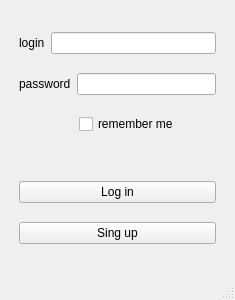
<?xml version="1.0" encoding="UTF-8"?>
<ui version="4.0">
 <class>MainWindow</class>
 <widget class="QMainWindow" name="MainWindow">
  <property name="geometry">
   <rect>
    <x>0</x>
    <y>0</y>
    <width>235</width>
    <height>300</height>
   </rect>
  </property>
  <property name="minimumSize">
   <size>
    <width>200</width>
    <height>220</height>
   </size>
  </property>
  <property name="maximumSize">
   <size>
    <width>300</width>
    <height>300</height>
   </size>
  </property>
  <property name="windowTitle">
   <string>MainWindow</string>
  </property>
  <widget class="QWidget" name="centralwidget">
   <layout class="QHBoxLayout" name="horizontalLayout">
    <item>
     <layout class="QGridLayout" name="gridLayout_2">
      <property name="leftMargin">
       <number>10</number>
      </property>
      <property name="topMargin">
       <number>10</number>
      </property>
      <property name="rightMargin">
       <number>10</number>
      </property>
      <property name="bottomMargin">
       <number>10</number>
      </property>
      <item row="0" column="0" colspan="2">
       <layout class="QHBoxLayout" name="horizontalLayout_5">
        <property name="sizeConstraint">
         <enum>QLayout::SetMinAndMaxSize</enum>
        </property>
        <item>
         <widget class="QLabel" name="label_3">
          <property name="text">
           <string>login</string>
          </property>
         </widget>
        </item>
        <item>
         <widget class="QLineEdit" name="login"/>
        </item>
       </layout>
      </item>
      <item row="5" column="0" colspan="2">
       <widget class="QPushButton" name="register_button">
        <property name="text">
         <string>Sing up</string>
        </property>
       </widget>
      </item>
      <item row="3" column="0" colspan="2">
       <spacer name="verticalSpacer">
        <property name="orientation">
         <enum>Qt::Vertical</enum>
        </property>
        <property name="sizeType">
         <enum>QSizePolicy::Fixed</enum>
        </property>
        <property name="sizeHint" stdset="0">
         <size>
          <width>20</width>
          <height>28</height>
         </size>
        </property>
       </spacer>
      </item>
      <item row="1" column="0" colspan="2">
       <layout class="QHBoxLayout" name="horizontalLayout_3">
        <property name="sizeConstraint">
         <enum>QLayout::SetMinAndMaxSize</enum>
        </property>
        <item>
         <widget class="QLabel" name="label_2">
          <property name="text">
           <string>password</string>
          </property>
         </widget>
        </item>
        <item>
         <widget class="QLineEdit" name="password">
          <property name="echoMode">
           <enum>QLineEdit::Password</enum>
          </property>
         </widget>
        </item>
       </layout>
      </item>
      <item row="2" column="0" colspan="2">
       <layout class="QHBoxLayout" name="horizontalLayout_4">
        <property name="sizeConstraint">
         <enum>QLayout::SetMinAndMaxSize</enum>
        </property>
        <property name="leftMargin">
         <number>60</number>
        </property>
        <property name="rightMargin">
         <number>10</number>
        </property>
        <item>
         <widget class="QCheckBox" name="checkBox">
          <property name="text">
           <string>remember me</string>
          </property>
         </widget>
        </item>
       </layout>
      </item>
      <item row="4" column="0" colspan="2">
       <widget class="QPushButton" name="submit">
        <property name="text">
         <string>Log in</string>
        </property>
       </widget>
      </item>
     </layout>
    </item>
   </layout>
  </widget>
  <widget class="QStatusBar" name="statusbar"/>
 </widget>
 <resources/>
 <connections/>
</ui>
